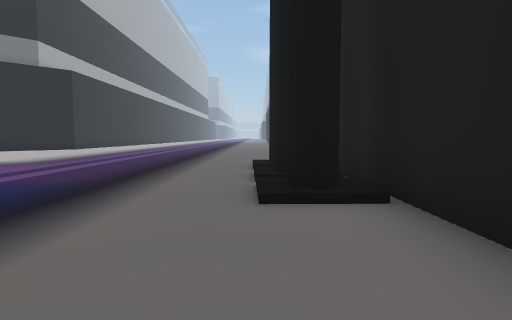
View 1 (above)

23 first-person views from a walk through a scene from a Unity 3-D project. The camera is 1.3 m above the floor, tilts 4° down and sees 75° across. The floor is counted in squares, 2 m on a side. Each view is taken from the middle of a square. On the plan, view 1 faces up. The plan holds only what a view shows up to about 10 squares ahead; the rest is blank. The place goes on beyond the plan. The player character is not drawn.

View 2
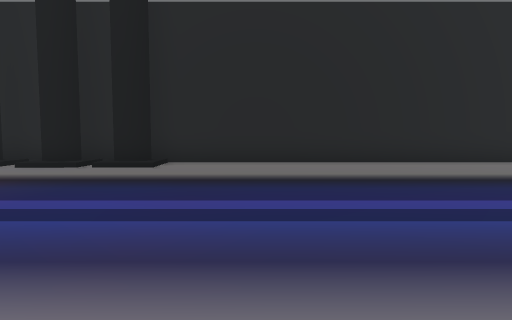

View 3
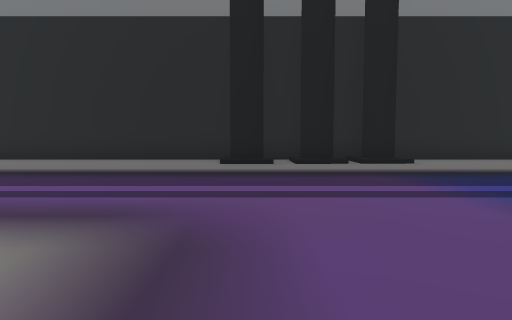

View 4
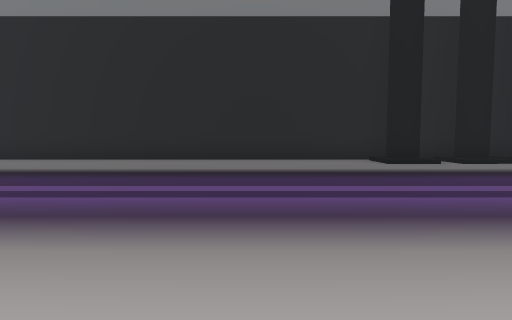

View 5
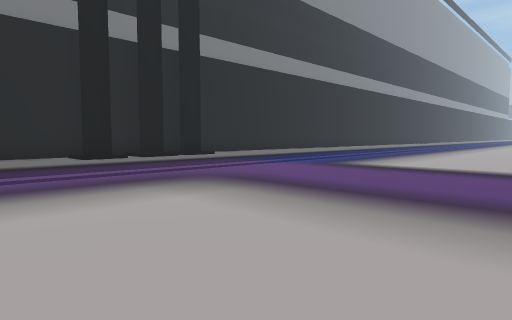

View 6
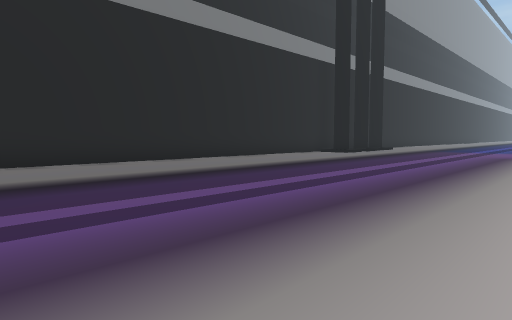

View 7
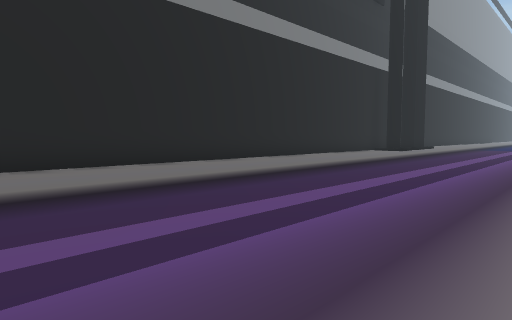

View 8
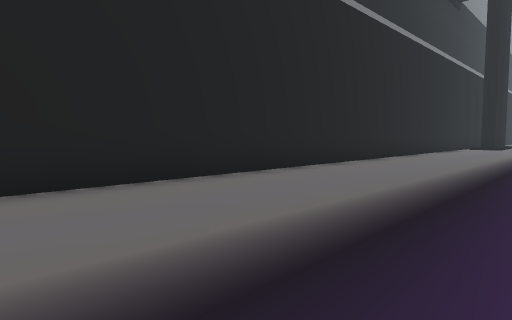

View 9
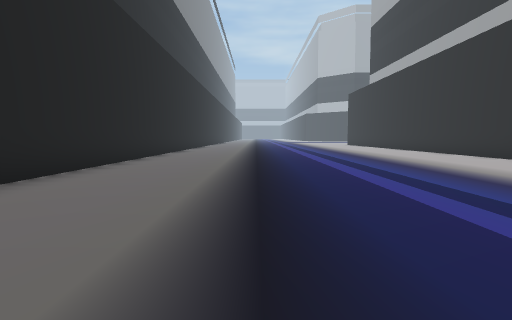

View 10
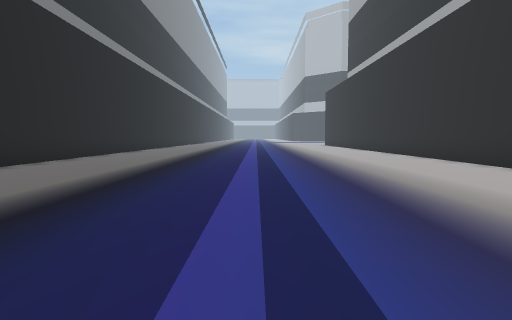

View 11
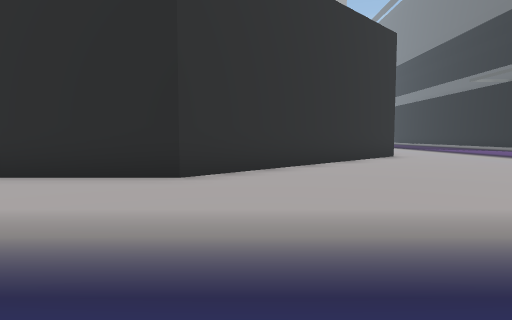

View 12
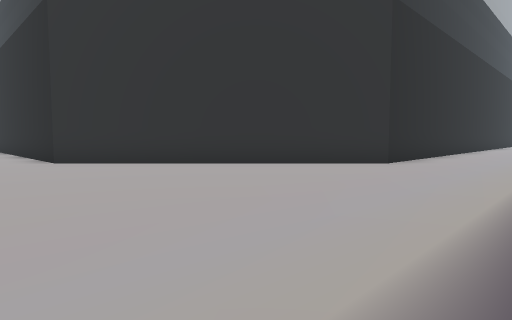

View 13
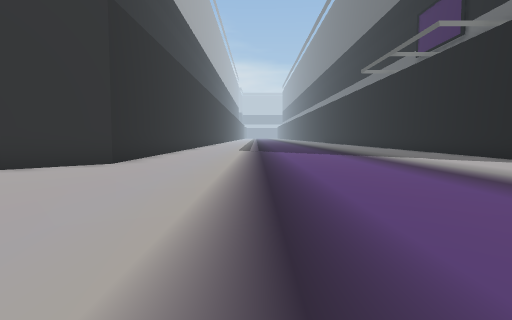

View 14
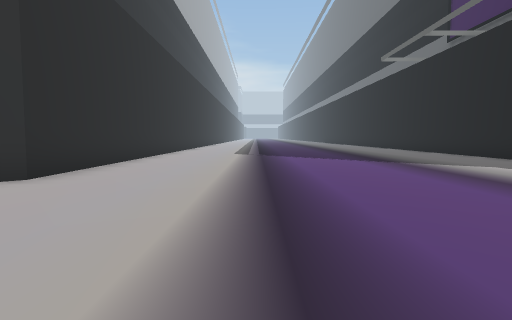

View 15
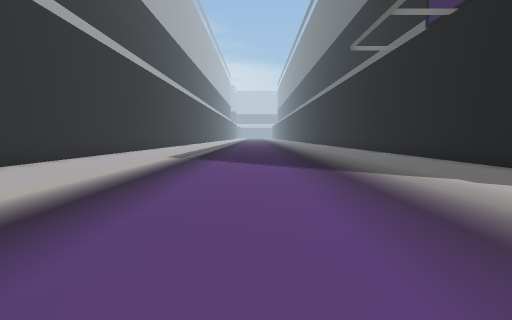

View 16
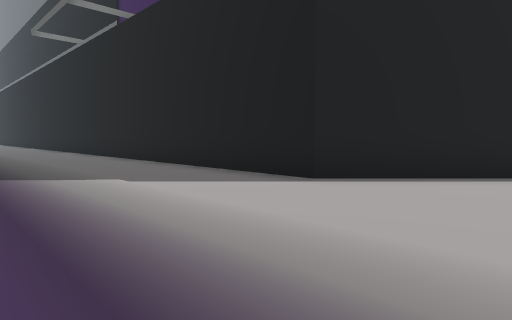

View 17
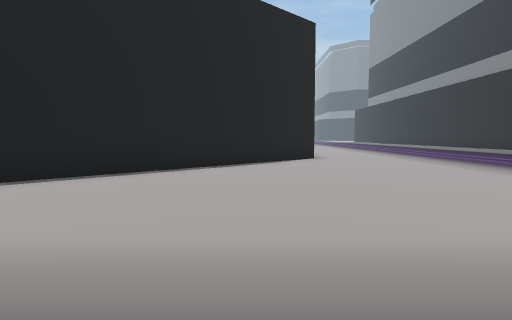

View 18
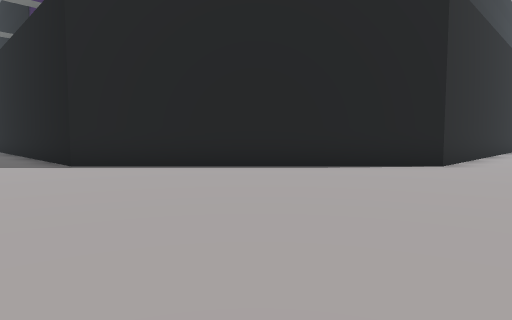

View 19
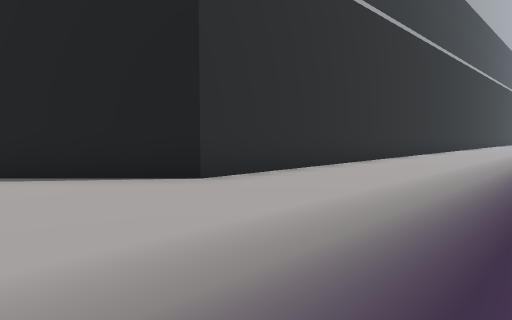

View 20
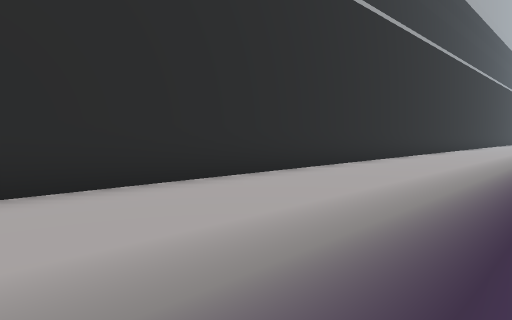

View 21
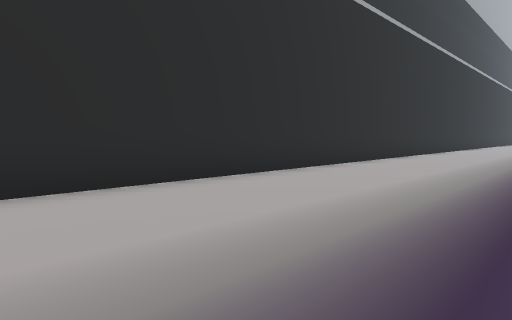

View 22
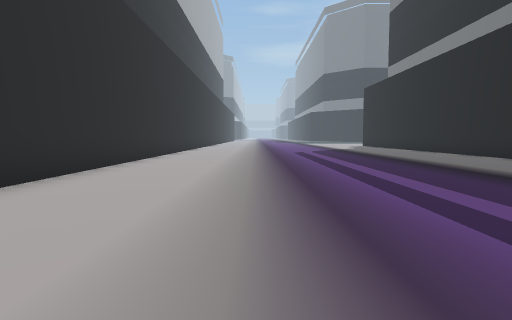

View 23
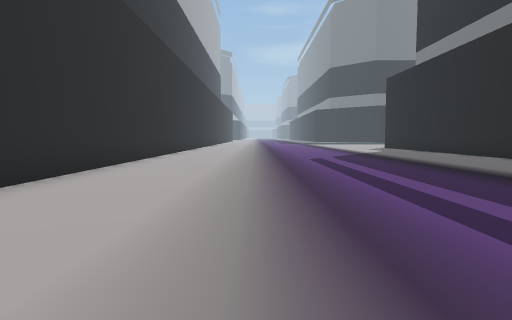

### Floor plan
Points are (right, up) in squares from view 1. A wall is a line through its corners. A room is listed if a view was taken in it or the views show most of it. See-through windows are left out.
Room 1 (views 1, 2, 3, 4, 5, 6, 7, 8, 9, 10, 11, 12, 13, 14, 15, 16, 17, 18, 19, 20, 21, 22, 23)
walls: (-22, 0.6) (-15, 0.6) (-9.2, -5.2) (-9.2, -9.1); (1.5, -9.1) (1.5, 26.5); (-9.2, 40) (-9.2, 17) (-15, 11.3) (-22.1, 11.3)

Positions as (right, up) in squares from view 1, and headings:
1: (0, 0), facing up
2: (-7, 1), facing right
3: (-8, 7), facing right
4: (-8, 11), facing right
5: (-10, 11), facing down-right
6: (-7, 20), facing down-right
7: (-6, 23), facing down-right
8: (-3, 27), facing down-right
9: (-2, 2), facing down
10: (-4, 1), facing down
11: (-4, -4), facing left
12: (-7, 4), facing down-left
13: (-7, 4), facing left
14: (-10, 4), facing left
15: (-12, 6), facing left
16: (-12, 7), facing up-left
17: (-11, 7), facing up
18: (-7, 9), facing up-left
19: (-5, 14), facing up-left
20: (-5, 19), facing up-left
21: (-5, 24), facing up-left
22: (-6, 26), facing up
23: (-6, 30), facing up
